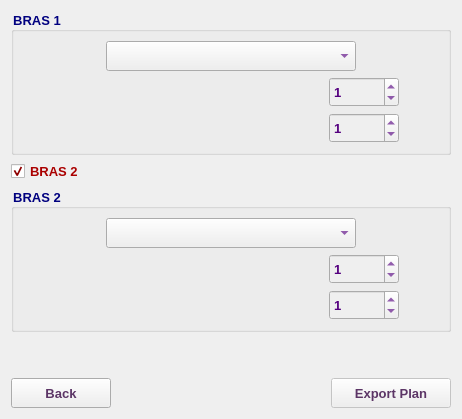
     <widget class="QWidget" name="brastab">
      <attribute name="title">
       <string>bras</string>
      </attribute>
      <layout class="QVBoxLayout" name="verticalLayout_14">
       <item>
        <widget class="QGroupBox" name="groupBox_4">
         <property name="font">
          <font>
           <family>Tahoma</family>
           <pointsize>10</pointsize>
           <weight>75</weight>
           <bold>true</bold>
          </font>
         </property>
         <property name="styleSheet">
          <string notr="true">color: rgb(0, 0, 127);</string>
         </property>
         <property name="title">
          <string>BRAS 1</string>
         </property>
         <layout class="QVBoxLayout" name="verticalLayout_6">
          <item>
           <layout class="QHBoxLayout" name="horizontalLayout_14">
            <item>
             <spacer name="horizontalSpacer_20">
              <property name="font">
               <font>
                <family>Tahoma</family>
                <pointsize>10</pointsize>
               </font>
              </property>
              <property name="orientation">
               <enum>Qt::Horizontal</enum>
              </property>
              <property name="sizeHint" stdset="0">
               <size>
                <width>40</width>
                <height>20</height>
               </size>
              </property>
             </spacer>
            </item>
            <item>
             <widget class="QComboBox" name="bras1CB">
              <property name="minimumSize">
               <size>
                <width>250</width>
                <height>30</height>
               </size>
              </property>
              <property name="maximumSize">
               <size>
                <width>250</width>
                <height>30</height>
               </size>
              </property>
              <property name="font">
               <font>
                <family>Tahoma</family>
                <pointsize>10</pointsize>
                <weight>75</weight>
                <bold>true</bold>
               </font>
              </property>
              <property name="styleSheet">
               <string notr="true">color: rgb(85, 0, 127);</string>
              </property>
             </widget>
            </item>
            <item>
             <spacer name="horizontalSpacer_21">
              <property name="font">
               <font>
                <family>Tahoma</family>
                <pointsize>10</pointsize>
               </font>
              </property>
              <property name="orientation">
               <enum>Qt::Horizontal</enum>
              </property>
              <property name="sizeHint" stdset="0">
               <size>
                <width>40</width>
                <height>20</height>
               </size>
              </property>
             </spacer>
            </item>
           </layout>
          </item>
          <item>
           <layout class="QHBoxLayout" name="horizontalLayout_10">
            <item>
             <widget class="QLabel" name="b1a1Lbl">
              <property name="minimumSize">
               <size>
                <width>300</width>
                <height>25</height>
               </size>
              </property>
              <property name="maximumSize">
               <size>
                <width>500</width>
                <height>30</height>
               </size>
              </property>
              <property name="font">
               <font>
                <family>Tahoma</family>
                <pointsize>10</pointsize>
                <weight>75</weight>
                <bold>true</bold>
               </font>
              </property>
              <property name="text">
               <string/>
              </property>
             </widget>
            </item>
            <item>
             <widget class="QSpinBox" name="b1a1SB">
              <property name="enabled">
               <bool>false</bool>
              </property>
              <property name="minimumSize">
               <size>
                <width>70</width>
                <height>30</height>
               </size>
              </property>
              <property name="maximumSize">
               <size>
                <width>80</width>
                <height>30</height>
               </size>
              </property>
              <property name="font">
               <font>
                <family>Tahoma</family>
                <pointsize>10</pointsize>
                <weight>75</weight>
                <bold>true</bold>
               </font>
              </property>
              <property name="styleSheet">
               <string notr="true">color: rgb(85, 0, 127);</string>
              </property>
              <property name="maximum">
               <number>1000</number>
              </property>
              <property name="value">
               <number>1</number>
              </property>
             </widget>
            </item>
            <item>
             <spacer name="horizontalSpacer_22">
              <property name="font">
               <font>
                <family>Tahoma</family>
                <pointsize>10</pointsize>
               </font>
              </property>
              <property name="orientation">
               <enum>Qt::Horizontal</enum>
              </property>
              <property name="sizeHint" stdset="0">
               <size>
                <width>40</width>
                <height>20</height>
               </size>
              </property>
             </spacer>
            </item>
           </layout>
          </item>
          <item>
           <layout class="QHBoxLayout" name="horizontalLayout_18">
            <item>
             <widget class="QLabel" name="b1a2Lbl">
              <property name="minimumSize">
               <size>
                <width>300</width>
                <height>25</height>
               </size>
              </property>
              <property name="maximumSize">
               <size>
                <width>500</width>
                <height>30</height>
               </size>
              </property>
              <property name="font">
               <font>
                <family>Tahoma</family>
                <pointsize>10</pointsize>
                <weight>75</weight>
                <bold>true</bold>
               </font>
              </property>
              <property name="text">
               <string/>
              </property>
              <property name="alignment">
               <set>Qt::AlignLeading|Qt::AlignLeft|Qt::AlignVCenter</set>
              </property>
             </widget>
            </item>
            <item>
             <widget class="QSpinBox" name="b1a2SB">
              <property name="enabled">
               <bool>false</bool>
              </property>
              <property name="minimumSize">
               <size>
                <width>70</width>
                <height>30</height>
               </size>
              </property>
              <property name="maximumSize">
               <size>
                <width>80</width>
                <height>30</height>
               </size>
              </property>
              <property name="font">
               <font>
                <family>Tahoma</family>
                <pointsize>10</pointsize>
                <weight>75</weight>
                <bold>true</bold>
               </font>
              </property>
              <property name="styleSheet">
               <string notr="true">color: rgb(85, 0, 127);</string>
              </property>
              <property name="maximum">
               <number>1000</number>
              </property>
              <property name="value">
               <number>1</number>
              </property>
             </widget>
            </item>
            <item>
             <spacer name="horizontalSpacer_23">
              <property name="font">
               <font>
                <family>Tahoma</family>
                <pointsize>10</pointsize>
               </font>
              </property>
              <property name="orientation">
               <enum>Qt::Horizontal</enum>
              </property>
              <property name="sizeHint" stdset="0">
               <size>
                <width>40</width>
                <height>20</height>
               </size>
              </property>
             </spacer>
            </item>
           </layout>
          </item>
         </layout>
        </widget>
       </item>
       <item>
        <widget class="QCheckBox" name="bras2EnCB">
         <property name="font">
          <font>
           <family>Tahoma</family>
           <pointsize>10</pointsize>
           <weight>75</weight>
           <bold>true</bold>
          </font>
         </property>
         <property name="styleSheet">
          <string notr="true">color: rgb(170, 0, 0);</string>
         </property>
         <property name="text">
          <string>BRAS 2</string>
         </property>
         <property name="checked">
          <bool>true</bool>
         </property>
        </widget>
       </item>
       <item>
        <widget class="QGroupBox" name="bras2GB">
         <property name="font">
          <font>
           <family>Tahoma</family>
           <pointsize>10</pointsize>
           <weight>75</weight>
           <bold>true</bold>
          </font>
         </property>
         <property name="styleSheet">
          <string notr="true">color: rgb(0, 0, 127);</string>
         </property>
         <property name="title">
          <string>BRAS 2</string>
         </property>
         <layout class="QVBoxLayout" name="verticalLayout_7">
          <item>
           <layout class="QHBoxLayout" name="horizontalLayout_19">
            <item>
             <spacer name="horizontalSpacer_24">
              <property name="font">
               <font>
                <family>Tahoma</family>
                <pointsize>10</pointsize>
               </font>
              </property>
              <property name="orientation">
               <enum>Qt::Horizontal</enum>
              </property>
              <property name="sizeHint" stdset="0">
               <size>
                <width>40</width>
                <height>20</height>
               </size>
              </property>
             </spacer>
            </item>
            <item>
             <widget class="QComboBox" name="bras2CB">
              <property name="minimumSize">
               <size>
                <width>250</width>
                <height>30</height>
               </size>
              </property>
              <property name="maximumSize">
               <size>
                <width>250</width>
                <height>30</height>
               </size>
              </property>
              <property name="font">
               <font>
                <family>Tahoma</family>
                <pointsize>10</pointsize>
                <weight>75</weight>
                <bold>true</bold>
               </font>
              </property>
              <property name="styleSheet">
               <string notr="true">color: rgb(85, 0, 127);</string>
              </property>
             </widget>
            </item>
            <item>
             <spacer name="horizontalSpacer_25">
              <property name="font">
               <font>
                <family>Tahoma</family>
                <pointsize>10</pointsize>
               </font>
              </property>
              <property name="orientation">
               <enum>Qt::Horizontal</enum>
              </property>
              <property name="sizeHint" stdset="0">
               <size>
                <width>40</width>
                <height>20</height>
               </size>
              </property>
             </spacer>
            </item>
           </layout>
          </item>
          <item>
           <layout class="QHBoxLayout" name="horizontalLayout_20">
            <item>
             <widget class="QLabel" name="b2a1Lbl">
              <property name="minimumSize">
               <size>
                <width>300</width>
                <height>25</height>
               </size>
              </property>
              <property name="maximumSize">
               <size>
                <width>500</width>
                <height>30</height>
               </size>
              </property>
              <property name="font">
               <font>
                <family>Tahoma</family>
                <pointsize>10</pointsize>
                <weight>75</weight>
                <bold>true</bold>
               </font>
              </property>
              <property name="text">
               <string/>
              </property>
             </widget>
            </item>
            <item>
             <widget class="QSpinBox" name="b2a1SB">
              <property name="enabled">
               <bool>false</bool>
              </property>
              <property name="minimumSize">
               <size>
                <width>70</width>
                <height>30</height>
               </size>
              </property>
              <property name="maximumSize">
               <size>
                <width>80</width>
                <height>30</height>
               </size>
              </property>
              <property name="font">
               <font>
                <family>Tahoma</family>
                <pointsize>10</pointsize>
                <weight>75</weight>
                <bold>true</bold>
               </font>
              </property>
              <property name="styleSheet">
               <string notr="true">color: rgb(85, 0, 127);</string>
              </property>
              <property name="maximum">
               <number>1000</number>
              </property>
              <property name="value">
               <number>1</number>
              </property>
             </widget>
            </item>
            <item>
             <spacer name="horizontalSpacer_26">
              <property name="font">
               <font>
                <family>Tahoma</family>
                <pointsize>10</pointsize>
               </font>
              </property>
              <property name="orientation">
               <enum>Qt::Horizontal</enum>
              </property>
              <property name="sizeHint" stdset="0">
               <size>
                <width>40</width>
                <height>20</height>
               </size>
              </property>
             </spacer>
            </item>
           </layout>
          </item>
          <item>
           <layout class="QHBoxLayout" name="horizontalLayout_21">
            <item>
             <widget class="QLabel" name="b2a2Lbl">
              <property name="minimumSize">
               <size>
                <width>300</width>
                <height>25</height>
               </size>
              </property>
              <property name="maximumSize">
               <size>
                <width>500</width>
                <height>30</height>
               </size>
              </property>
              <property name="font">
               <font>
                <family>Tahoma</family>
                <pointsize>10</pointsize>
                <weight>75</weight>
                <bold>true</bold>
               </font>
              </property>
              <property name="text">
               <string/>
              </property>
              <property name="alignment">
               <set>Qt::AlignLeading|Qt::AlignLeft|Qt::AlignVCenter</set>
              </property>
             </widget>
            </item>
            <item>
             <widget class="QSpinBox" name="b2a2SB">
              <property name="enabled">
               <bool>false</bool>
              </property>
              <property name="minimumSize">
               <size>
                <width>70</width>
                <height>30</height>
               </size>
              </property>
              <property name="maximumSize">
               <size>
                <width>80</width>
                <height>30</height>
               </size>
              </property>
              <property name="font">
               <font>
                <family>Tahoma</family>
                <pointsize>10</pointsize>
                <weight>75</weight>
                <bold>true</bold>
               </font>
              </property>
              <property name="styleSheet">
               <string notr="true">color: rgb(85, 0, 127);</string>
              </property>
              <property name="maximum">
               <number>1000</number>
              </property>
              <property name="value">
               <number>1</number>
              </property>
             </widget>
            </item>
            <item>
             <spacer name="horizontalSpacer_27">
              <property name="font">
               <font>
                <family>Tahoma</family>
                <pointsize>10</pointsize>
               </font>
              </property>
              <property name="orientation">
               <enum>Qt::Horizontal</enum>
              </property>
              <property name="sizeHint" stdset="0">
               <size>
                <width>40</width>
                <height>20</height>
               </size>
              </property>
             </spacer>
            </item>
           </layout>
          </item>
         </layout>
        </widget>
       </item>
       <item>
        <spacer name="verticalSpacer">
         <property name="orientation">
          <enum>Qt::Vertical</enum>
         </property>
         <property name="sizeHint" stdset="0">
          <size>
           <width>20</width>
           <height>40</height>
          </size>
         </property>
        </spacer>
       </item>
       <item>
        <layout class="QHBoxLayout" name="horizontalLayout_7">
         <item>
          <widget class="QPushButton" name="brasBackBtn">
           <property name="enabled">
            <bool>true</bool>
           </property>
           <property name="sizePolicy">
            <sizepolicy hsizetype="Preferred" vsizetype="Preferred">
             <horstretch>0</horstretch>
             <verstretch>0</verstretch>
            </sizepolicy>
           </property>
           <property name="minimumSize">
            <size>
             <width>100</width>
             <height>30</height>
            </size>
           </property>
           <property name="maximumSize">
            <size>
             <width>200</width>
             <height>30</height>
            </size>
           </property>
           <property name="font">
            <font>
             <family>Tahoma</family>
             <pointsize>10</pointsize>
             <weight>75</weight>
             <bold>true</bold>
            </font>
           </property>
           <property name="styleSheet">
            <string notr="true">color: rgb(92, 53, 102);</string>
           </property>
           <property name="text">
            <string>Back</string>
           </property>
           <property name="icon">
            <iconset resource="../../../../image.qrc">
             <normaloff>:/Image/back.png</normaloff>:/Image/back.png</iconset>
           </property>
           <property name="iconSize">
            <size>
             <width>20</width>
             <height>20</height>
            </size>
           </property>
          </widget>
         </item>
         <item>
          <spacer name="horizontalSpacer_4">
           <property name="font">
            <font>
             <family>Tahoma</family>
             <pointsize>10</pointsize>
            </font>
           </property>
           <property name="orientation">
            <enum>Qt::Horizontal</enum>
           </property>
           <property name="sizeHint" stdset="0">
            <size>
             <width>40</width>
             <height>20</height>
            </size>
           </property>
          </spacer>
         </item>
         <item>
          <widget class="QPushButton" name="okBtn">
           <property name="enabled">
            <bool>false</bool>
           </property>
           <property name="sizePolicy">
            <sizepolicy hsizetype="Preferred" vsizetype="Preferred">
             <horstretch>0</horstretch>
             <verstretch>0</verstretch>
            </sizepolicy>
           </property>
           <property name="minimumSize">
            <size>
             <width>120</width>
             <height>30</height>
            </size>
           </property>
           <property name="maximumSize">
            <size>
             <width>200</width>
             <height>30</height>
            </size>
           </property>
           <property name="font">
            <font>
             <family>Tahoma</family>
             <pointsize>10</pointsize>
             <weight>75</weight>
             <bold>true</bold>
            </font>
           </property>
           <property name="styleSheet">
            <string notr="true">color: rgb(92, 53, 102);</string>
           </property>
           <property name="text">
            <string>Export Plan</string>
           </property>
           <property name="icon">
            <iconset resource="../../../../image.qrc">
             <normaloff>:/Image/plan.png</normaloff>:/Image/plan.png</iconset>
           </property>
           <property name="iconSize">
            <size>
             <width>20</width>
             <height>20</height>
            </size>
           </property>
          </widget>
         </item>
        </layout>
       </item>
      </layout>
     </widget>
